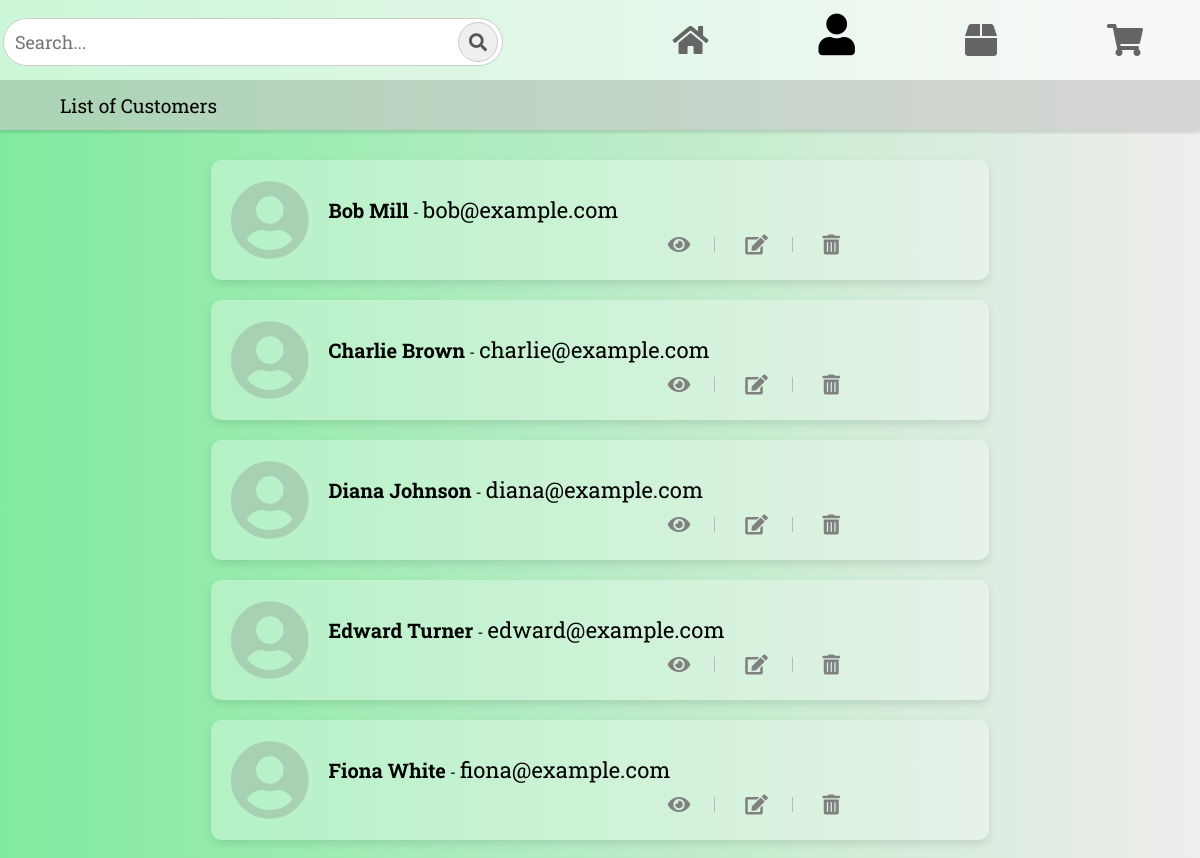
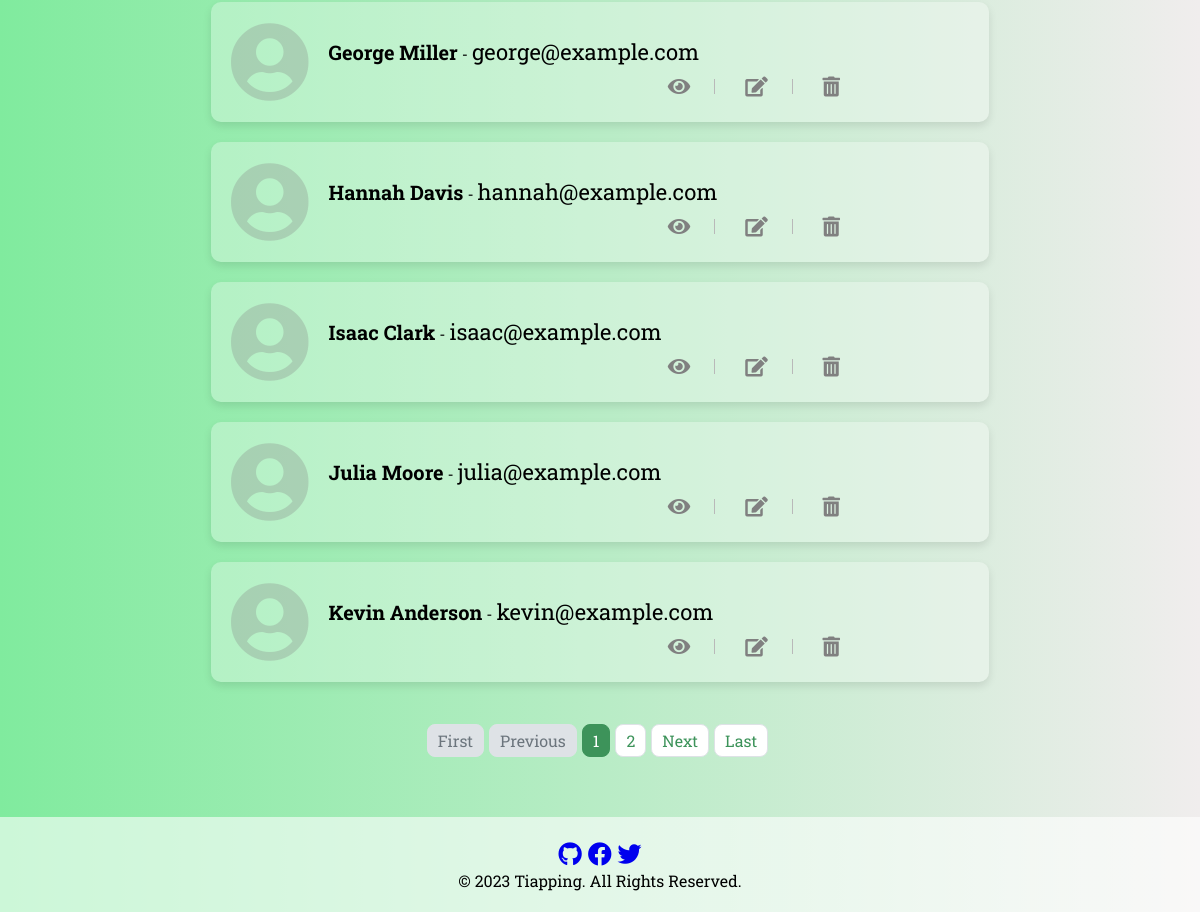
The app's page /customers/ with its own data (2 pictures, top to bottom).
### application/models.py (models this page shows, shortened)
class BaseModel(models.Model):
    created_at = models.DateTimeField(auto_now_add=True)
    updated_at = models.DateTimeField(auto_now=True)
    class Meta:
        abstract = True

class Customer(BaseModel):
    name = models.CharField(max_length=255)
    email = models.EmailField(unique=True)

### application/views.py (the view)
# urls.py: path('customers/', CustomerListView.as_view(), name='customer-list'),
class CustomerListView(ListView):
    model = Customer
    context_object_name = 'customers'
    template_name = 'customer_list.html'
    paginate_by = 10

### application/templates/customer_list.html (shortened to what this page needs)
{% extends 'base.html' %}
{% load static %}
{% block navbar %}
  <section class="navbar">
    <div class="search-container">
      <input type="text" placeholder="Search...">
      <button class="search-btn"><i class="fas fa-search"></i></button>
    </div>
    <a href='{% url "home" %}' class="btn" id="active">
      <i class="fas fa-home fa-2x"></i>
    </a>
    <a href='{% url "customer-list" %}' class="btn home-icon">
      <i class="fas fa-user fa-2x"></i>
    </a>
    <a href='{% url "product-list" %}' class="btn">
      <i class="fas fa-box fa-2x"></i>
    </a>
    <a href="{% url 'cart-list' %}" class="btn">
      <i class="fas fa-shopping-cart fa-2x"></i>
    </a>
  </section>
  <div class="additional-bar">
  <p>List of Customers</P>
  </div>
{% endblock navbar %}
{% block content %}
  <div class="customer-container">
    {% for customer in customers %}
      <div class="customer-box">
        <i class="fas fa-user-circle fa-5x" style="float: left; margin-right: 20px;"></i>
        <div style="float: left;">
          <strong style="font-size: 20px;">{{ customer.name }}</strong> - <span style="font-size: 22px;">{{ customer.email }}</span><br>
          <a href="{% url 'customer-detail' customer.id %}">
            <div class = "option-icon">
            <i class="fas fa-eye" title="View" style="font-size: 20px; color: grey;"></i>
          </a>
          <a href="{% url 'edit-customer' customer.id %}">
            <i class="fas fa-edit" title="Edit" style="font-size: 20px; color: grey;"></i>
          </a>
          <a href="{% url 'delete-customer' customer.id %}">
            <i class="fas fa-trash-alt" title="Delete" style="font-size: 20px; color: grey;"></i>
          </a>
          </div>
        </div>
      </div>
    {% endfor %}
  <br>
  <br>
  {% include 'includes/pagination.html' %}
{% endblock %}

### application/static/css/style.css (style rules this page uses)
* { box-sizing: border-box; margin: 0; padding: 0; font-family: 'Roboto Slab'; }
body { background: linear-gradient(to right, rgba(128, 235, 158, 1), rgb(240, 237, 237)); background-size: cover; background-position: center; background-attachment: fixed; display: flex; flex-direction: column; min-height: 100vh; }
.search-container { display: flex; align-items: center; margin-right: 10%; background-color: #f0f0f0, 0.1; margin-bottom: 12px; }
.search-container input { padding: 11px; font-size: 18px; border: 1px solid #ccc; border-radius: 35px; width: 500px; }
.search-container button.search-btn { position: relative; padding: 11px; font-size: 18px; border: 1px solid #ccc; border-radius: 50%; background-color: #ffffff, 0.5; cursor: pointer; margin-left: -45px; width: 40px; height: 40px; }
.search-container button.search-btn i { position: absolute; top: 50%; left: 50%; transform: translate(-50%, -50%); color: #555; }
.navbar { background-color: rgba(255, 255, 255, 0.6); overflow: hidden; display: flex; align-items:flex-end; position: sticky; top: 0; z-index: 100; padding: 2px; justify-content: right; height: 80px; }
.navbar .home-icon { color: #000; font-size: 1.3em; }
.navbar a { margin: 0 43px; float: none; display: inline-block; color: rgb(101, 101, 101); padding: 20px 10px; text-decoration: none; border: 2px solid transparent; border-radius: 70px; transition: 0.1s; }
.additional-bar { height: 50px; background-color: rgba(198, 197, 197, 0.6); box-shadow: 0 3px 2px rgba(0, 0, 0, 0.1); margin-bottom: 20px; display: flex; align-items: center; }
.additional-bar p { margin: 0; padding-right: 10px; margin-left:60px; font-size: 120%; }
.customer-container { display: flex; flex-wrap: wrap; gap: 20px; justify-content: center; align-items: center; margin-top: -50px; }
.customer-box { background-color: rgb(255, 255, 255, 0.3); padding: 20px; border-radius: 10px; box-shadow: 0 4px 8px rgba(0, 0, 0, 0.1); width: calc(65.65% - 10px); box-sizing: border-box; display: flex; align-items: center; }
.customer-box a { color: #0048ff; text-decoration: none; margin-right: 10px; }
.customer-box i.fa-user-circle { color: rgb(134, 134, 134, 0.3); }
.option-icon { position: absolute; right: 350px; margin-top: -10px; }

### records on screen
Customer: name "Bob Mill", email "bob@example.com"
Customer: name "Charlie Brown", email "charlie@example.com"
Customer: name "Diana Johnson", email "diana@example.com"
Customer: name "Edward Turner", email "edward@example.com"
Customer: name "Fiona White", email "fiona@example.com"
Customer: name "George Miller", email "george@example.com"
Customer: name "Hannah Davis", email "hannah@example.com"
Customer: name "Isaac Clark", email "isaac@example.com"
Customer: name "Julia Moore", email "julia@example.com"
Customer: name "Kevin Anderson", email "kevin@example.com"

### other values on screen
{{ page_num }} "1"
{{ page_num }} "2"
